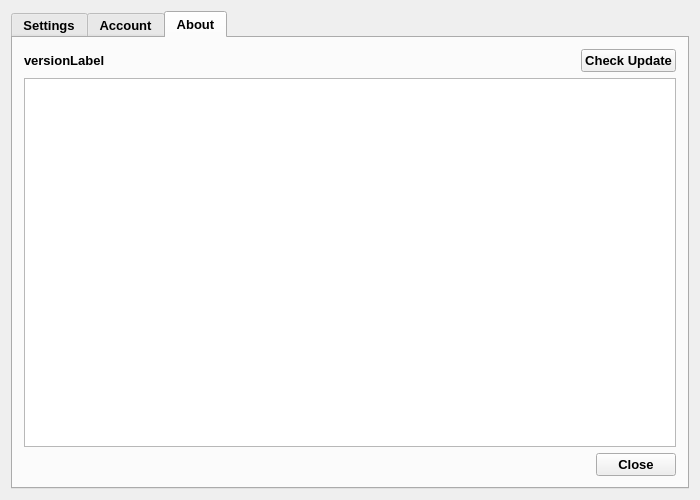
<?xml version="1.0" encoding="UTF-8"?>
<ui version="4.0">
 <class>TMController</class>
 <widget class="QDialog" name="TMController">
  <property name="geometry">
   <rect>
    <x>0</x>
    <y>0</y>
    <width>700</width>
    <height>500</height>
   </rect>
  </property>
  <property name="font">
   <font>
    <family>Tahoma</family>
    <pointsize>10</pointsize>
    <weight>75</weight>
    <bold>true</bold>
   </font>
  </property>
  <property name="windowTitle">
   <string>TMController</string>
  </property>
  <property name="styleSheet">
   <string notr="true"/>
  </property>
  <layout class="QHBoxLayout" name="horizontalLayout_5">
   <item>
    <widget class="QTabWidget" name="tabWidget">
     <property name="styleSheet">
      <string notr="true"/>
     </property>
     <property name="currentIndex">
      <number>2</number>
     </property>
     <widget class="QWidget" name="tab_2">
      <attribute name="title">
       <string>Settings</string>
      </attribute>
      <layout class="QVBoxLayout" name="verticalLayout">
       <item>
        <widget class="QCheckBox" name="keepLocalCheckBox">
         <property name="text">
          <string>Keep local copies</string>
         </property>
        </widget>
       </item>
       <item>
        <layout class="QHBoxLayout" name="horizontalLayout_6">
         <item>
          <spacer name="horizontalSpacer_2">
           <property name="orientation">
            <enum>Qt::Horizontal</enum>
           </property>
           <property name="sizeType">
            <enum>QSizePolicy::Fixed</enum>
           </property>
           <property name="sizeHint" stdset="0">
            <size>
             <width>40</width>
             <height>20</height>
            </size>
           </property>
          </spacer>
         </item>
         <item>
          <widget class="QPushButton" name="selectLocationPushButton">
           <property name="text">
            <string>Select Location:</string>
           </property>
          </widget>
         </item>
         <item>
          <widget class="QLabel" name="folderPath">
           <property name="sizePolicy">
            <sizepolicy hsizetype="Expanding" vsizetype="Preferred">
             <horstretch>0</horstretch>
             <verstretch>0</verstretch>
            </sizepolicy>
           </property>
           <property name="text">
            <string>folder path</string>
           </property>
          </widget>
         </item>
         <item>
          <widget class="QPushButton" name="openFolderPushButton">
           <property name="text">
            <string>Open Folder</string>
           </property>
          </widget>
         </item>
        </layout>
       </item>
       <item>
        <widget class="QCheckBox" name="continuousCheckBox">
         <property name="text">
          <string>Continous mode</string>
         </property>
        </widget>
       </item>
       <item>
        <layout class="QHBoxLayout" name="horizontalLayout_4">
         <item>
          <spacer name="horizontalSpacer_3">
           <property name="orientation">
            <enum>Qt::Horizontal</enum>
           </property>
           <property name="sizeType">
            <enum>QSizePolicy::Fixed</enum>
           </property>
           <property name="sizeHint" stdset="0">
            <size>
             <width>40</width>
             <height>20</height>
            </size>
           </property>
          </spacer>
         </item>
         <item>
          <widget class="QLabel" name="label_6">
           <property name="text">
            <string>Interval</string>
           </property>
          </widget>
         </item>
         <item>
          <widget class="QSlider" name="intervalMinutesSlider">
           <property name="minimum">
            <number>2</number>
           </property>
           <property name="maximum">
            <number>30</number>
           </property>
           <property name="singleStep">
            <number>2</number>
           </property>
           <property name="orientation">
            <enum>Qt::Horizontal</enum>
           </property>
          </widget>
         </item>
         <item>
          <widget class="QLabel" name="intervalMinutesLabel">
           <property name="text">
            <string>2</string>
           </property>
          </widget>
         </item>
         <item>
          <widget class="QLabel" name="label_5">
           <property name="text">
            <string>minutes</string>
           </property>
          </widget>
         </item>
        </layout>
       </item>
       <item>
        <widget class="QCheckBox" name="noScreenshotCheckBox">
         <property name="text">
          <string>No Screenshot</string>
         </property>
        </widget>
       </item>
       <item>
        <layout class="QHBoxLayout" name="horizontalLayout_7">
         <item>
          <widget class="QLabel" name="label_8">
           <property name="text">
            <string>Select the hour that start a day:</string>
           </property>
          </widget>
         </item>
         <item>
          <widget class="QComboBox" name="startHourComboBox">
           <property name="currentText">
            <string/>
           </property>
          </widget>
         </item>
         <item>
          <spacer name="horizontalSpacer_4">
           <property name="orientation">
            <enum>Qt::Horizontal</enum>
           </property>
           <property name="sizeHint" stdset="0">
            <size>
             <width>40</width>
             <height>20</height>
            </size>
           </property>
          </spacer>
         </item>
        </layout>
       </item>
       <item>
        <spacer name="verticalSpacer">
         <property name="orientation">
          <enum>Qt::Vertical</enum>
         </property>
         <property name="sizeHint" stdset="0">
          <size>
           <width>20</width>
           <height>40</height>
          </size>
         </property>
        </spacer>
       </item>
       <item>
        <layout class="QHBoxLayout" name="horizontalLayout_8">
         <item>
          <widget class="QLabel" name="screenshotSettingsLabel">
           <property name="styleSheet">
            <string notr="true">color:rgb(255, 0, 0);</string>
           </property>
           <property name="text">
            <string>status</string>
           </property>
          </widget>
         </item>
         <item>
          <spacer name="horizontalSpacer">
           <property name="orientation">
            <enum>Qt::Horizontal</enum>
           </property>
           <property name="sizeHint" stdset="0">
            <size>
             <width>40</width>
             <height>20</height>
            </size>
           </property>
          </spacer>
         </item>
         <item>
          <widget class="QPushButton" name="screenshotSettingsOKButton">
           <property name="text">
            <string>Save Settings</string>
           </property>
          </widget>
         </item>
        </layout>
       </item>
      </layout>
     </widget>
     <widget class="QWidget" name="tab">
      <attribute name="title">
       <string>Account</string>
      </attribute>
      <layout class="QVBoxLayout" name="verticalLayout_2">
       <item>
        <layout class="QHBoxLayout" name="horizontalLayout_9">
         <item>
          <spacer name="horizontalSpacer_5">
           <property name="orientation">
            <enum>Qt::Horizontal</enum>
           </property>
           <property name="sizeHint" stdset="0">
            <size>
             <width>40</width>
             <height>20</height>
            </size>
           </property>
          </spacer>
         </item>
         <item>
          <widget class="QLabel" name="label">
           <property name="font">
            <font>
             <family>Tahoma</family>
             <pointsize>11</pointsize>
             <weight>75</weight>
             <bold>true</bold>
            </font>
           </property>
           <property name="text">
            <string>pertime.org Account Info</string>
           </property>
          </widget>
         </item>
         <item>
          <spacer name="horizontalSpacer_6">
           <property name="orientation">
            <enum>Qt::Horizontal</enum>
           </property>
           <property name="sizeHint" stdset="0">
            <size>
             <width>40</width>
             <height>20</height>
            </size>
           </property>
          </spacer>
         </item>
        </layout>
       </item>
       <item>
        <layout class="QHBoxLayout" name="horizontalLayout">
         <item>
          <widget class="QLabel" name="label_2">
           <property name="font">
            <font>
             <family>Courier New</family>
             <pointsize>10</pointsize>
             <weight>75</weight>
             <bold>true</bold>
            </font>
           </property>
           <property name="text">
            <string>  Email:</string>
           </property>
          </widget>
         </item>
         <item>
          <widget class="QLineEdit" name="emailEdit">
           <property name="sizePolicy">
            <sizepolicy hsizetype="Expanding" vsizetype="Preferred">
             <horstretch>0</horstretch>
             <verstretch>0</verstretch>
            </sizepolicy>
           </property>
           <property name="font">
            <font>
             <family>Tahoma</family>
             <pointsize>10</pointsize>
             <weight>50</weight>
             <bold>false</bold>
            </font>
           </property>
          </widget>
         </item>
        </layout>
       </item>
       <item>
        <layout class="QHBoxLayout" name="horizontalLayout_2">
         <item>
          <widget class="QLabel" name="label_3">
           <property name="font">
            <font>
             <family>Courier New</family>
             <pointsize>10</pointsize>
             <weight>75</weight>
             <bold>true</bold>
            </font>
           </property>
           <property name="text">
            <string>API Key:</string>
           </property>
          </widget>
         </item>
         <item>
          <widget class="QLineEdit" name="apikeyEdit">
           <property name="sizePolicy">
            <sizepolicy hsizetype="Expanding" vsizetype="Preferred">
             <horstretch>0</horstretch>
             <verstretch>0</verstretch>
            </sizepolicy>
           </property>
           <property name="font">
            <font>
             <family>Tahoma</family>
             <pointsize>10</pointsize>
             <weight>50</weight>
             <bold>false</bold>
            </font>
           </property>
          </widget>
         </item>
        </layout>
       </item>
       <item>
        <layout class="QHBoxLayout" name="horizontalLayout_3">
         <item>
          <widget class="QLabel" name="label_4">
           <property name="font">
            <font>
             <family>Courier New</family>
             <pointsize>10</pointsize>
             <weight>75</weight>
             <bold>true</bold>
            </font>
           </property>
           <property name="text">
            <string>Computer Name:</string>
           </property>
          </widget>
         </item>
         <item>
          <widget class="QLineEdit" name="computernameEdit">
           <property name="sizePolicy">
            <sizepolicy hsizetype="Expanding" vsizetype="Preferred">
             <horstretch>0</horstretch>
             <verstretch>0</verstretch>
            </sizepolicy>
           </property>
           <property name="font">
            <font>
             <family>Tahoma</family>
             <pointsize>10</pointsize>
             <weight>50</weight>
             <bold>false</bold>
            </font>
           </property>
          </widget>
         </item>
        </layout>
       </item>
       <item>
        <layout class="QHBoxLayout" name="horizontalLayout_11">
         <item>
          <spacer name="horizontalSpacer_8">
           <property name="orientation">
            <enum>Qt::Horizontal</enum>
           </property>
           <property name="sizeHint" stdset="0">
            <size>
             <width>40</width>
             <height>20</height>
            </size>
           </property>
          </spacer>
         </item>
         <item>
          <widget class="QPushButton" name="confirmButton">
           <property name="font">
            <font>
             <family>Tahoma</family>
             <pointsize>10</pointsize>
             <weight>50</weight>
             <bold>false</bold>
            </font>
           </property>
           <property name="text">
            <string>Confirm</string>
           </property>
          </widget>
         </item>
         <item>
          <widget class="QLabel" name="confirmedLabel">
           <property name="enabled">
            <bool>true</bool>
           </property>
           <property name="font">
            <font>
             <family>Tahoma</family>
             <pointsize>14</pointsize>
            </font>
           </property>
           <property name="text">
            <string>✓</string>
           </property>
          </widget>
         </item>
         <item>
          <spacer name="horizontalSpacer_9">
           <property name="orientation">
            <enum>Qt::Horizontal</enum>
           </property>
           <property name="sizeHint" stdset="0">
            <size>
             <width>40</width>
             <height>20</height>
            </size>
           </property>
          </spacer>
         </item>
        </layout>
       </item>
       <item>
        <spacer name="verticalSpacer_2">
         <property name="orientation">
          <enum>Qt::Vertical</enum>
         </property>
         <property name="sizeHint" stdset="0">
          <size>
           <width>20</width>
           <height>40</height>
          </size>
         </property>
        </spacer>
       </item>
       <item>
        <layout class="QHBoxLayout" name="horizontalLayout_10">
         <item>
          <widget class="QLabel" name="isrunningLabel">
           <property name="font">
            <font>
             <pointsize>9</pointsize>
             <weight>50</weight>
             <bold>false</bold>
            </font>
           </property>
           <property name="text">
            <string>Time-Out running status</string>
           </property>
          </widget>
         </item>
         <item>
          <spacer name="horizontalSpacer_7">
           <property name="orientation">
            <enum>Qt::Horizontal</enum>
           </property>
           <property name="sizeHint" stdset="0">
            <size>
             <width>40</width>
             <height>20</height>
            </size>
           </property>
          </spacer>
         </item>
         <item>
          <widget class="QPushButton" name="closeButton">
           <property name="font">
            <font>
             <family>Tahoma</family>
             <pointsize>10</pointsize>
             <weight>50</weight>
             <bold>false</bold>
            </font>
           </property>
           <property name="text">
            <string>Close</string>
           </property>
          </widget>
         </item>
        </layout>
       </item>
      </layout>
     </widget>
     <widget class="QWidget" name="tab_3">
      <attribute name="title">
       <string>About</string>
      </attribute>
      <layout class="QVBoxLayout" name="verticalLayout_3">
       <item>
        <layout class="QHBoxLayout" name="horizontalLayout_12">
         <item>
          <widget class="QLabel" name="versionLabel">
           <property name="text">
            <string>versionLabel</string>
           </property>
          </widget>
         </item>
         <item>
          <widget class="QPushButton" name="pushButton">
           <property name="sizePolicy">
            <sizepolicy hsizetype="Maximum" vsizetype="Fixed">
             <horstretch>0</horstretch>
             <verstretch>0</verstretch>
            </sizepolicy>
           </property>
           <property name="text">
            <string>Check Update</string>
           </property>
          </widget>
         </item>
        </layout>
       </item>
       <item>
        <widget class="QTextBrowser" name="textBrowser"/>
       </item>
       <item>
        <layout class="QHBoxLayout" name="horizontalLayout_13">
         <item>
          <spacer name="horizontalSpacer_10">
           <property name="orientation">
            <enum>Qt::Horizontal</enum>
           </property>
           <property name="sizeHint" stdset="0">
            <size>
             <width>40</width>
             <height>20</height>
            </size>
           </property>
          </spacer>
         </item>
         <item>
          <widget class="QPushButton" name="pushButton_2">
           <property name="text">
            <string>Close</string>
           </property>
          </widget>
         </item>
        </layout>
       </item>
      </layout>
     </widget>
    </widget>
   </item>
  </layout>
 </widget>
 <layoutdefault spacing="6" margin="11"/>
 <resources/>
 <connections/>
</ui>
